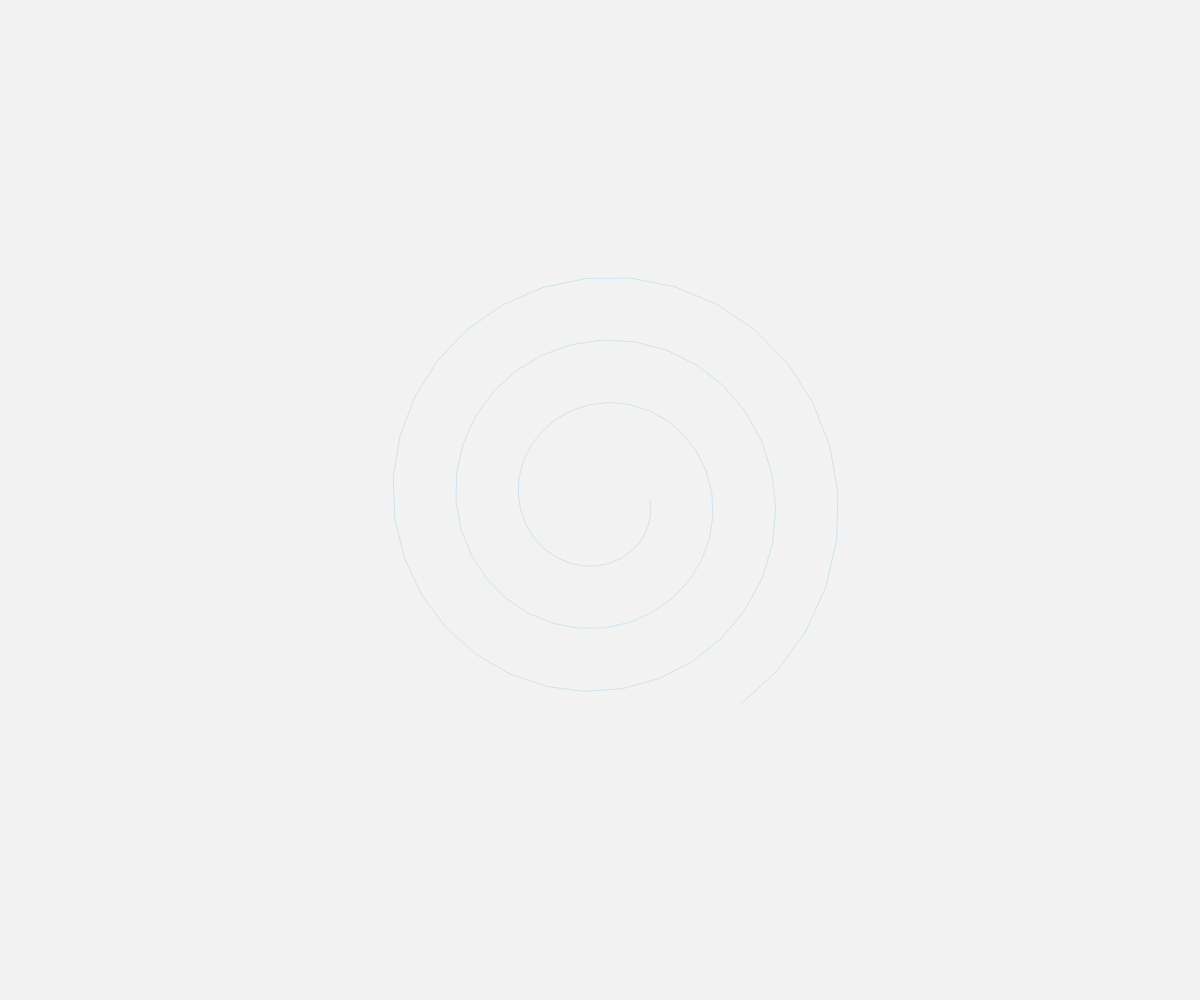
Frame 1 (no input)
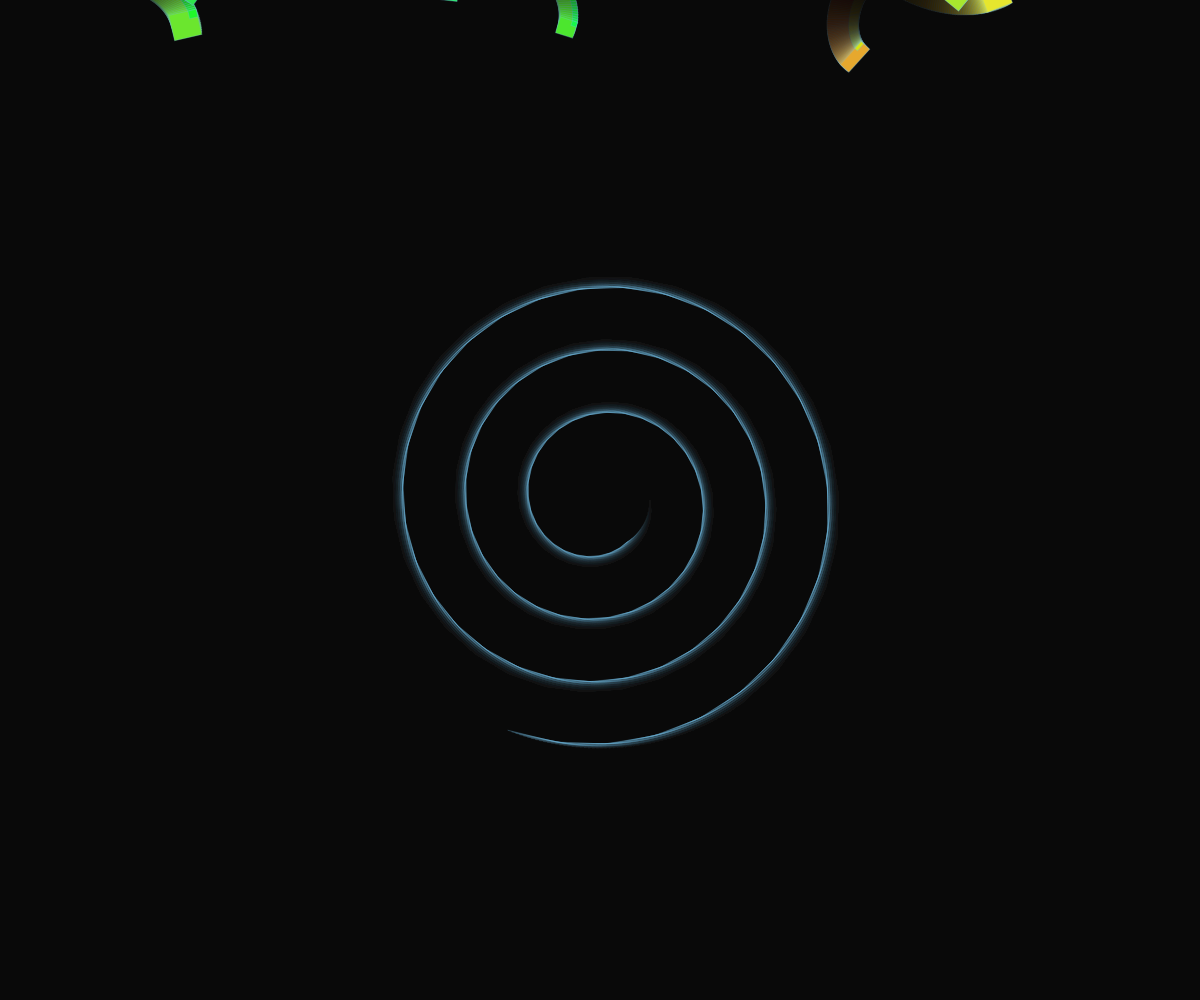
Frame 60 (no input)
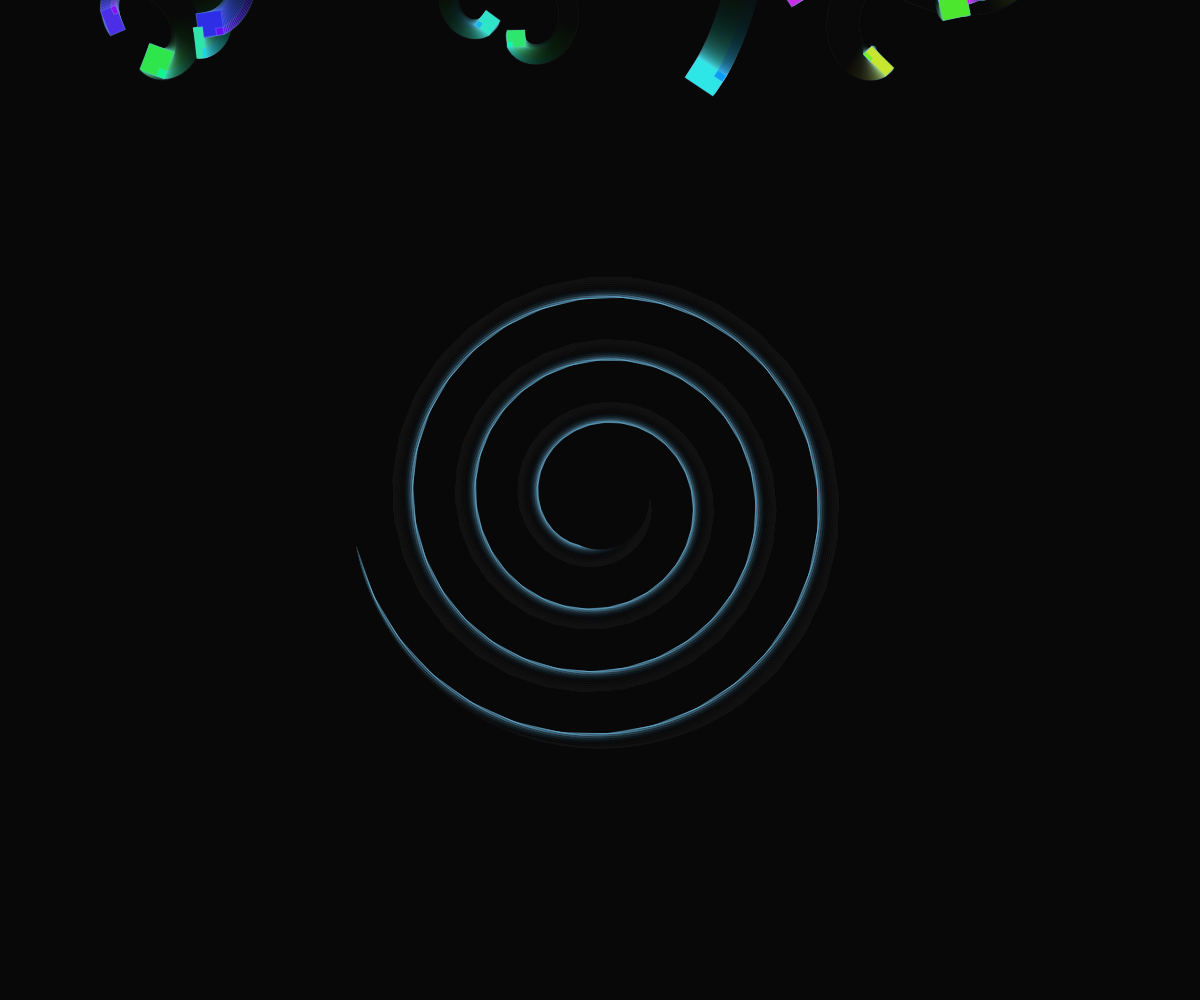
Frame 120 (the mouse pressed at the canvas centre since frame 60)

The p5.js sketch that drew these frames (run headless with seeded random() and noise() and a simulated clock; from frame 60 on, the mouse is pressed at the canvas centre):

// p5.js sketch
// ── sketch.js
let blocks = [];
const gravity = 0.2;
const friction = 0.98;
const bounceFactor = 0.7;
const maxBlocks = 500;

function setup() {
  createCanvas(windowWidth, windowHeight);
  noStroke();
  colorMode(HSB, 360, 100, 100, 1);
}

function draw() {
  background(0, 0, 0, 0.05); // Semi-transparent background for trail effect

  // Add new blocks occasionally
  if (frameCount % 5 === 0 && blocks.length < maxBlocks) {
    addBlock();
  }

  // Update and display blocks
  for (let i = blocks.length - 1; i >= 0; i--) {
    const b = blocks[i];
    b.update();
    b.display();

    // Remove blocks that fall off screen
    if (b.y > height + 50 || b.x < -50 || b.x > width + 50) {
      blocks.splice(i, 1);
    }
  }

  // Draw center vortex
  drawVortex();
}

function addBlock() {
  const x = random(width);
  const y = -20;
  const w = random(8, 30);
  const h = random(15, 40);
  const angle = random(TWO_PI);
  const speed = random(0.5, 3);
  const hue = (frameCount * 2) % 360;
  const irregularity = random(0.8, 1.2);

  blocks.push({
    x: x,
    y: y,
    w: w,
    h: h,
    angle: angle,
    rotation: random(-0.05, 0.05),
    speed: speed,
    hue: hue,
    irregularity: irregularity,
    update: function() {
      this.x += cos(this.angle) * this.speed;
      this.y += sin(this.angle) * this.speed;
      this.angle += this.rotation;
      this.speed *= friction;

      // Bounce off walls
      if (this.x < 0 || this.x > width) {
        this.angle = PI - this.angle;
        this.speed *= bounceFactor;
      }
    },
    display: function() {
      push();
      translate(this.x, this.y);
      rotate(this.angle);
      
      // Create iridescent effect using HSB
      const baseHue = (this.hue + frameCount * 0.5) % 360;
      fill(baseHue, 80, 90);
      rect(-this.w/2, -this.h/2, this.w * this.irregularity, this.h * this.irregularity);
      
      // Add crystalline shine
      const shineHue = (baseHue + 30) % 360;
      fill(shineHue, 100, 100, 0.7);
      rect(-this.w/2, -this.h/2, this.w * this.irregularity * 0.3, this.h * this.irregularity * 0.3);
      
      pop();
    }
  });
}

function drawVortex() {
  const centerX = width / 2;
  const centerY = height / 2;
  const time = millis() * 0.001;

  // Draw spiral lines
  stroke(200, 50, 90, 0.3);
  noFill();
  beginShape();
  for (let i = 0; i < 100; i++) {
    const angle = i * 0.2 + time;
    const radius = 50 + i * 2;
    const x = centerX + cos(angle) * radius;
    const y = centerY + sin(angle) * radius;
    vertex(x, y);
  }
  endShape();
}

function windowResized() {
  resizeCanvas(windowWidth, windowHeight);
}
